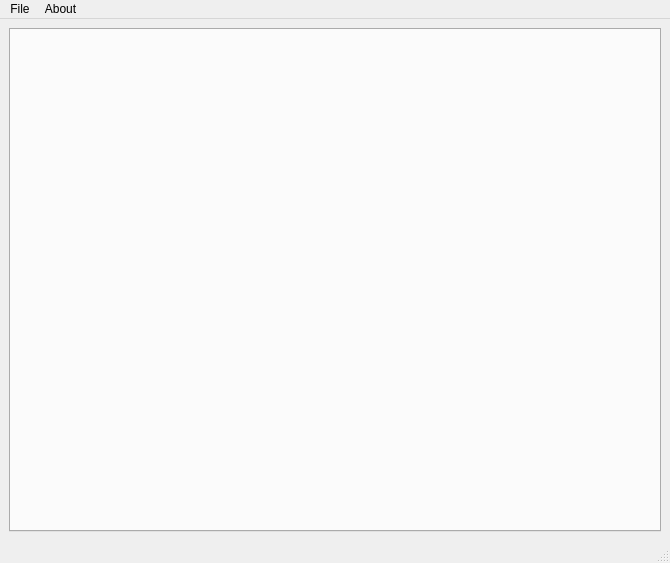
<?xml version="1.0" encoding="UTF-8"?>
<ui version="4.0">
 <class>MainWindow</class>
 <widget class="QMainWindow" name="MainWindow">
  <property name="geometry">
   <rect>
    <x>0</x>
    <y>0</y>
    <width>670</width>
    <height>563</height>
   </rect>
  </property>
  <property name="windowTitle">
   <string>多功能工具箱</string>
  </property>
  <property name="windowIcon">
   <iconset resource="resource.qrc">
    <normaloff>:/logo/res/logo.jpg</normaloff>:/logo/res/logo.jpg</iconset>
  </property>
  <widget class="QWidget" name="centralwidget">
   <layout class="QVBoxLayout" name="verticalLayout">
    <item>
     <widget class="QTabWidget" name="tabWidget">
      <property name="currentIndex">
       <number>-1</number>
      </property>
     </widget>
    </item>
   </layout>
  </widget>
  <widget class="QMenuBar" name="menubar">
   <property name="geometry">
    <rect>
     <x>0</x>
     <y>0</y>
     <width>670</width>
     <height>22</height>
    </rect>
   </property>
   <widget class="QMenu" name="menuFile">
    <property name="title">
     <string>File</string>
    </property>
   </widget>
   <widget class="QMenu" name="menuAbout">
    <property name="title">
     <string>About</string>
    </property>
   </widget>
   <addaction name="menuFile"/>
   <addaction name="menuAbout"/>
  </widget>
  <widget class="QStatusBar" name="statusbar"/>
 </widget>
 <resources>
  <include location="resource.qrc"/>
 </resources>
 <connections/>
</ui>
